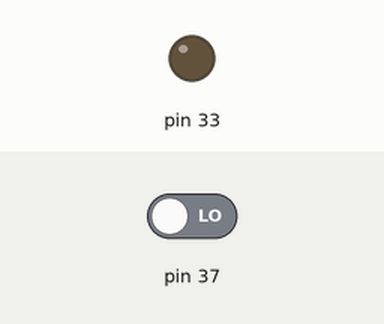
A sketch run on a simulated Arduino Mega 2560, built with avr-gcc and run on an emulated ATmega2560. Shown: output pins drawn as LEDs (lit = HIGH). The test bench sets the inputs (shaded band); at power-on: pin 37 LOW.

Above: at 1.2 s.
1.3 s: pin 37 driven HIGH
At 2.4 s:
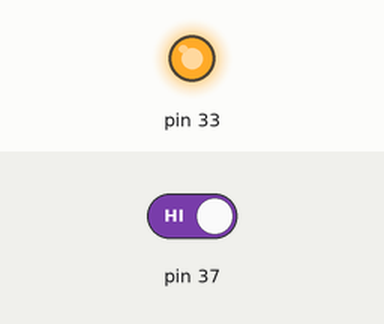
2.8 s: pin 37 driven LOW
At 3.5 s:
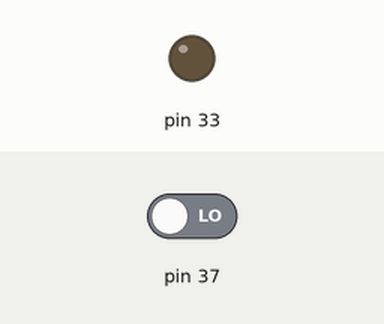
Timing chart, 0 to 5.8 s (numbered marks = the images above; inputs shaded):
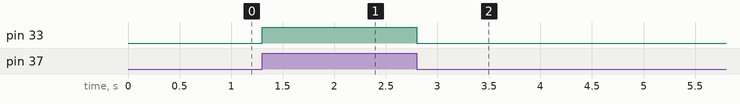

Measured:
- after the input at 1.3 s, pin 33: LOW → HIGH at once
- after the input at 2.8 s, pin 33: HIGH → LOW at once

The sketch:

challenge1.ino
```cpp
void setup() {
  // put your setup code here, to run once:
  pinMode(37,INPUT);
  pinMode(33,OUTPUT);
}

void loop() {
  // put your main code here, to run repeatedly:
if(digitalRead(37))
  digitalWrite(33,HIGH);
if(!digitalRead(37))
  digitalWrite(33,LOW);
}
```
